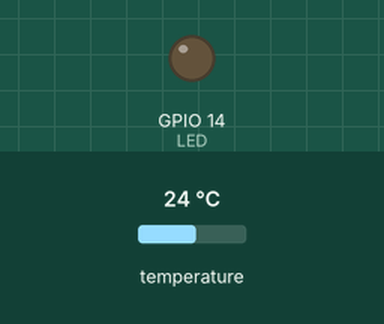
A sketch run on a simulated ESP8266 (NodeMCU). On the bench: output pins drawn as LEDs (lit = HIGH). The inputs (shaded band) are chosen by the test bench; at power-on: temperature 24 °C. WiFi joins after 1.5 s; servers stay silent unless stated; uploads are accepted with an empty reply; what the sketch prints to the serial monitor is not drawn. At 3.0 s the program puts the board to deep sleep or switches it off; the recording ends there.

Above: at 0.1 s.
At 2.61 s:
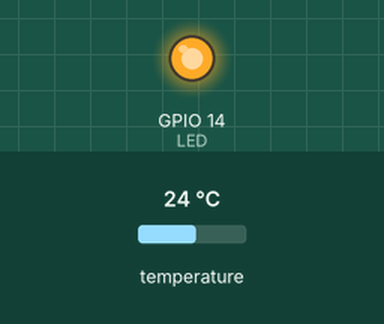
Timing chart, 0 to 3.0 s (numbered marks = the images above):
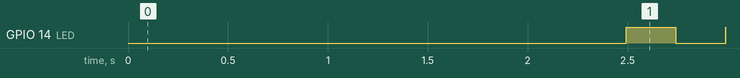

Measured:
- by itself, GPIO 14 (LED): LOW → HIGH at 2.5 s, → LOW 0.25 s later, → HIGH 0.25 s later

The sketch:

pyranometre.ino
```cpp
/*
  Station Meteo Pro - module pyranomètre
  avec :
     - NodeMCU
     - DS18B20

 Cablage DS18B20 :
 VCC - 3V
 GND - GND
 DATA - D4


  Source :     https://www.sla99.fr
  Site météo : https://www.meteo-four38.fr
  Date : 2019-09-05

  Changelog :
  26/04/2020  v1    xx initiale

*/

#include <ESP8266WiFi.h>
#include <ESP8266HTTPClient.h>
#include <DallasTemperature.h>

#define LED 14 //D5

const char* ssid = "xxxxx";
const char* password = "xxxxx";
char server[] = "192.168.1.2";
WiFiClient client;
String KEY_WS="134567654345670012";
const int DS18B20 = 2; //D4


void setup() {
  Serial.begin(9600);
  delay(10);

  pinMode(LED, OUTPUT);

  WiFi.begin(ssid, password);

  while (WiFi.status() != WL_CONNECTED) {
    delay(500);
    Serial.print(".");
  }
  Serial.println("");
  Serial.println("WiFi connected");
  Serial.print("IP address: ");
  Serial.println(WiFi.localIP());
  Serial.println(WiFi.macAddress());

  OneWire oneWire(DS18B20);
  DallasTemperature sensors(&oneWire);
  sensors.begin();
  sensors.requestTemperatures(); // Send the command to get temperatures
  double temp = sensors.getTempCByIndex(0);


  String url = "/stationmeteo/pyrano.php?key="+KEY_WS+"&temp="+String(temp);

  HTTPClient http;
  String Link = "http://192.168.1.2:81"+url;

  http.begin(Link);

  int httpCode = http.GET();
  String payload = http.getString();

  Serial.println(httpCode);
  Serial.println(payload);

  http.end();

  digitalWrite(LED, HIGH);
  delay(250);
  digitalWrite(LED, LOW);
  delay(250);
  digitalWrite(LED, HIGH);

  Serial.println("Going into deep sleep for 60 seconds");
  ESP.deepSleep(60e6);

}

void loop() {


}
```
